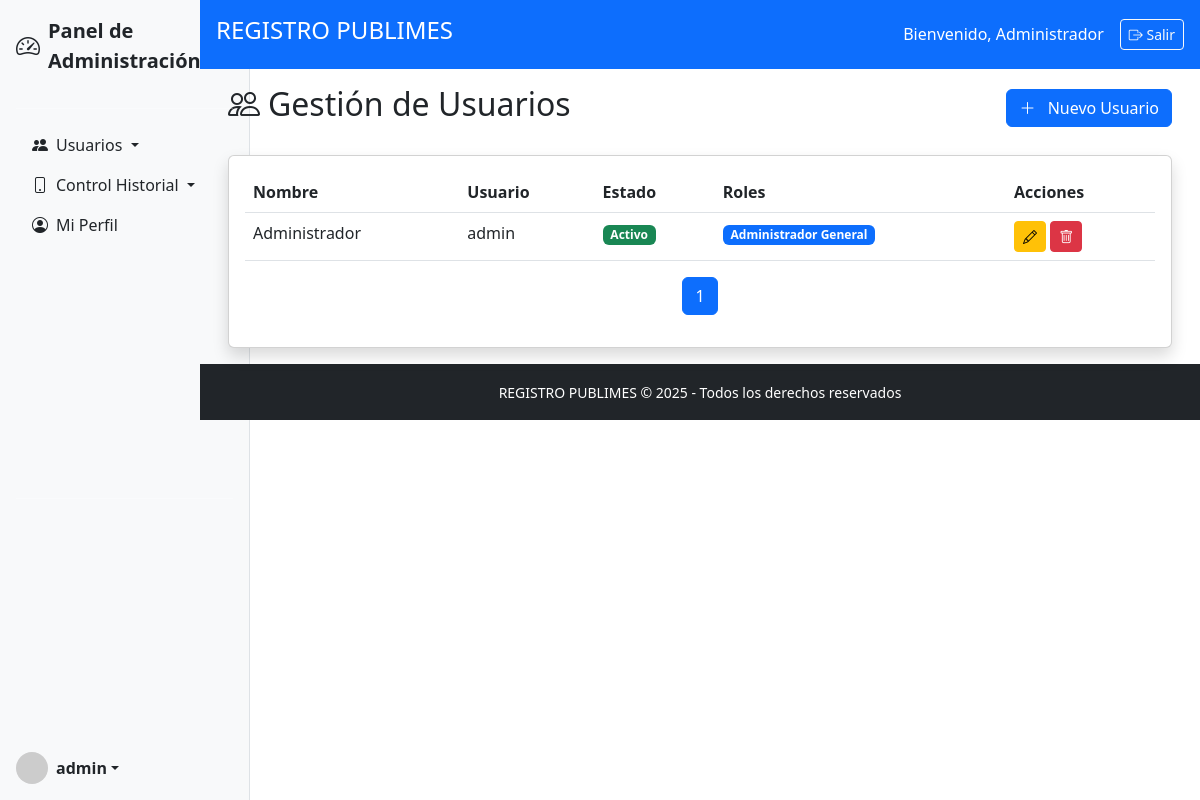
/admin/usuarios (signed in), run on the app's committed database.
### modelo.py (models this page shows)
class Usuario(db.Model):
    __tablename__ = 'usuario'
    idUsuario = db.Column(db.Integer, primary_key=True)
    nombre = db.Column(db.String(100), nullable=False)
    username = db.Column(db.String(50), unique=True, nullable=False)
    password = db.Column(db.String(255), nullable=False)
    activo = db.Column(db.Boolean, default=True)
    fecha_creacion = db.Column(db.DateTime, default=datetime.utcnow)
    roles = db.relationship('UsuarioRol', back_populates='usuario')
    clientes_asignados = db.relationship('Cliente', back_populates='operador_publimes')
    envios_realizados = db.relationship('EnvioCampania', back_populates='usuario')
    transferencias_supervisor = db.relationship('TransferenciaTelefono', foreign_keys='TransferenciaTelefono.idSupervisorHistorial', back_populates='supervisor_historial')
    transferencias_origen = db.relationship('TransferenciaTelefono', foreign_keys='TransferenciaTelefono.idOperadorPublimes', back_populates='operador_publimes')

class UsuarioRol(db.Model):
    __tablename__ = 'usuario_rol'
    idUsuario = db.Column(db.Integer, db.ForeignKey('usuario.idUsuario'), primary_key=True)
    idRol = db.Column(db.Integer, db.ForeignKey('rol.idRol'), primary_key=True)
    fecha_asignacion = db.Column(db.DateTime, default=datetime.utcnow)
    usuario = db.relationship('Usuario', back_populates='roles')
    rol = db.relationship('Rol', back_populates='usuarios')

class Rol(db.Model):
    __tablename__ = 'rol'
    idRol = db.Column(db.Integer, primary_key=True)
    nombreRol = db.Column(db.String(50), nullable=False)
    descripcion = db.Column(db.String(200))
    usuarios = db.relationship('UsuarioRol', back_populates='rol')

### logica/Admin/administracion.py (the view)
    @requiere_login
    @requiere_rol('Administrador General')
    def gestion_usuarios(self):
        pagina = request.args.get('pagina', 1, type=int)
        usuarios = Usuario.query.order_by(
            Usuario.fecha_creacion.desc()
        ).paginate(page=pagina, per_page=10)
        return render_template('admin/usuarios.html', usuarios=usuarios)

### app.py (called while the page is built)
@app.context_processor
def inject_current_year():
    return {'current_year': datetime.now().year}

### decoradores.py (called while the page is built)
def requiere_login(f):
    @wraps(f)
    def decorador(*args, **kwargs):
        if 'id_usuario' not in session:
            flash('Debe iniciar sesión para acceder a esta página', 'danger')
            return redirect(url_for('login.iniciar_sesion'))
        return f(*args, **kwargs)
    return decorador

def requiere_rol(*roles_permitidos):
    def decorador(f):
        @wraps(f)
        def wrapper(*args, **kwargs):
            if 'id_usuario' not in session:
                flash('Autenticación requerida', 'warning')
                return redirect(url_for('login.iniciar_sesion'))
            usuario_actual = Usuario.query.get(session['id_usuario'])
            roles_usuario = {ur.rol.nombreRol for ur in usuario_actual.roles}
            if not roles_usuario.intersection(roles_permitidos):
                flash('No tiene permisos suficientes para esta acción', 'danger')
                return redirect(url_for('login.panel_control'))
            return f(*args, **kwargs)
        return wrapper
    return decorador

### templates/admin/usuarios.html (shortened to what this page needs)
{% extends "base/base.html" %}
{% block content %}
<div class="container-fluid">
    <div class="d-flex justify-content-between align-items-center mb-4">
        <h2><i class="bi bi-people me-2"></i>Gestión de Usuarios</h2>
        <a href="{{ url_for('admin.nuevo_usuario') }}" class="btn btn-primary">
            <i class="bi bi-plus-lg me-2"></i> Nuevo Usuario
        </a>
    </div>
    <div class="card shadow">
        <div class="card-body">
            <div class="table-responsive">
                <table class="table table-hover">
                    <thead>
                        <tr>
                            <th>Nombre</th>
                            <th>Usuario</th>
                            <th>Estado</th>
                            <th>Roles</th>
                            <th>Acciones</th>
                        </tr>
                    </thead>
                    <tbody>
                        {% for usuario in usuarios.items %}
                        <tr>
                            <td>{{ usuario.nombre }}</td>
                            <td>{{ usuario.username }}</td>
                            <td>
                                {% if usuario.activo %}
                                <span class="badge bg-success">Activo</span>
                                {% else %}
                                <span class="badge bg-secondary">Inactivo</span>
                                {% endif %}
                            </td>
                            <td>
                                {% for usuario_rol in usuario.roles %}
                                <span class="badge bg-primary">{{ usuario_rol.rol.nombreRol }}</span>
                                {% endfor %}
                            </td>
                            <td>
                                <a href="{{ url_for('admin.editar_usuario', id=usuario.idUsuario) }}" class="btn btn-sm btn-warning" title="Editar">
                                    <i class="bi bi-pencil"></i>
                                </a>
                                <form method="POST" action="{{ url_for('admin.eliminar_usuario', id=usuario.idUsuario) }}" style="display:inline;">
                                    <button type="submit" class="btn btn-sm btn-danger" onclick="return confirm('¿Eliminar este usuario?')" title="Eliminar">
                                        <i class="bi bi-trash"></i>
                                    </button>
                                </form>
                            </td>
                        </tr>
                        {% endfor %}
                    </tbody>
                </table>
                <nav aria-label="Page navigation">
                    <ul class="pagination justify-content-center">
                        {% for page_num in usuarios.iter_pages() %}
                            {% if page_num %}
                                <li class="page-item {% if page_num == usuarios.page %}active{% endif %}">
                                    <a class="page-link" href="{{ url_for('admin.gestion_usuarios', pagina=page_num) }}">{{ page_num }}</a>
                                </li>
                            {% else %}
                                <li class="page-item disabled">
                                    <span class="page-link">…</span>
                                </li>
                            {% endif %}
                        {% endfor %}
                    </ul>
                </nav>
            </div>
        </div>
    </div>
</div>
{% endblock %}

### templates/base/sidebar.html (shortened to what this page needs)
<div class="d-flex flex-column flex-shrink-0 p-3 bg-light border-end vh-100" style="width: 250px;">
    <a href="{{ url_for('login.panel_control') }}" class="d-flex align-items-center mb-3 text-dark text-decoration-none">
        <i class="bi bi-speedometer2 me-2 fs-4"></i>
        <span class="fs-5 fw-semibold">Panel de Administración</span>
    </a>
    <hr>
    <ul class="nav nav-pills flex-column mb-auto">
        <li class="nav-item">
            <a class="nav-link text-dark dropdown-toggle" data-bs-toggle="collapse" href="#usuariosCollapse" role="button" aria-expanded="false">
                <i class="bi bi-people-fill me-2"></i>Usuarios
            </a>
        </li>
        <li class="nav-item">
            <a class="nav-link text-dark dropdown-toggle" data-bs-toggle="collapse" href="#historialCollapse" role="button" aria-expanded="false">
                <i class="bi bi-phone me-2"></i>Control Historial
            </a>
        </li>
        <li class="nav-item">
            <a href="{{ url_for('login.ver_perfil') }}" class="nav-link text-dark">
                <i class="bi bi-person-circle me-2"></i>Mi Perfil
            </a>
        </li>
    </ul>
    <hr>
    <div class="dropdown mt-auto">
        <a href="#" class="d-flex align-items-center text-dark text-decoration-none dropdown-toggle" id="dropdownUser" data-bs-toggle="dropdown" aria-expanded="false">
            <img src="https://via.placeholder.com/32" alt="Avatar" width="32" height="32" class="rounded-circle me-2">
            <strong>{{ session.get('usuario', 'Usuario') }}</strong>
        </a>
    </div>
</div>

### templates/base/header.html
<header class="bg-primary text-white p-3 d-flex justify-content-between align-items-center">
    <h4>REGISTRO PUBLIMES</h4>
    <div class="d-flex align-items-center">
        <span class="me-3">Bienvenido, {{ session.nombre }}</span>
        <a href="{{ url_for('login.logout') }}" class="btn btn-sm btn-outline-light">
            <i class="bi bi-box-arrow-right"></i> Salir
        </a>
    </div>
</header>

### data on the page
Usuario: get "admin", nombre "Administrador", username "admin", activo "Activo"
UsuarioRol: rol.nombreRol "Administrador General"

### other printed values
{{ page_num }} "1"
